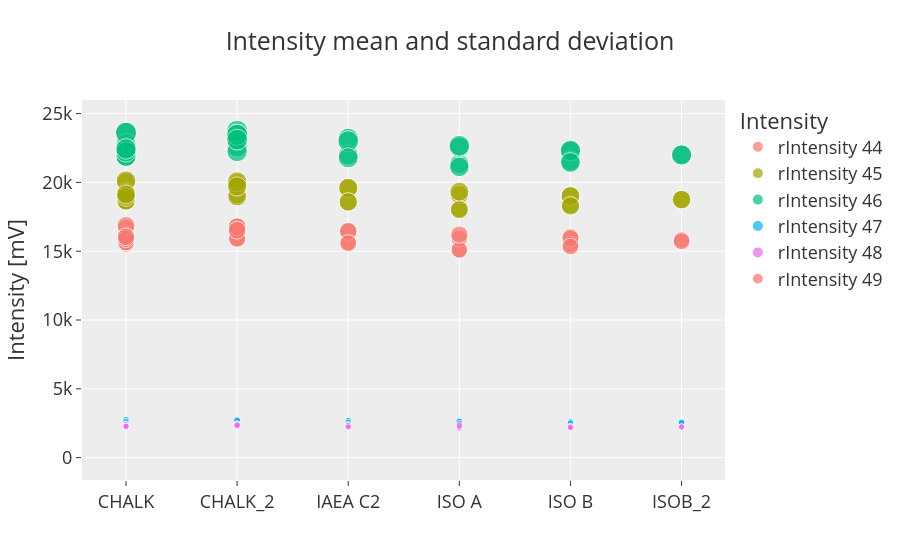

Source (notebook cell):
### Code cell
# Get the list of intensity columns
intensity_cols = [col for col in group_data.columns if col.startswith("rIntensity")]

# Empty dataframe to store results
intensity_stats = pd.DataFrame(columns=["Identifier", "Is Ref", "Datetime", "Intensity", "Mean", "Std_Dev"])

# Iterate through intensity columns
for intensity_column in intensity_cols:
    # Lists to store linearity values for each identifier
    linearity_values = []

    # Iterate through the rows of the DataFrame
    for identifier, is_ref, time_code, values in zip(group_data['Identifier 1'], group_data['Is Ref _'], group_data["Time Code"], group_data[intensity_column]):
        # Calculate mean and standard deviation for values per identifier
        mean_intensity = np.mean(values)
        std_dev_intensity = np.std(values)

        # Use Reference and Sample for Is Ref values in the dictionary
        is_ref_labels = {0: "Sample", 1: "Reference"}
        is_ref = is_ref_labels[is_ref]

        # Append the results directly to the DataFrame
        intensity_stats = pd.concat([intensity_stats, pd.DataFrame({
            "Identifier": [identifier],
            "Is Ref": [is_ref],
            "Datetime": [time_code],
            "Intensity": [intensity_column],
            "Mean": [mean_intensity],
            "Std_Dev": [std_dev_intensity]
        })], ignore_index=True)

# Plot mean and standard deviation per intensity column
fig = px.scatter(intensity_stats, x="Identifier", y="Mean", color="Intensity",
                 size="Std_Dev", hover_data=["Is Ref", "Datetime", "Std_Dev"],
                 title="Intensity mean and standard deviation",
                 size_max=15
                 )

# Update layout
fig.update_layout(
    xaxis_title="",
    yaxis_title="Intensity [mV]",
    legend_title="Intensity",
    showlegend=True
)

# Update hovertemplate
fig.update_traces(
    hovertemplate=(
        "<b></b>%{x}<br>" +
        "<b>Type</b>: %{customdata[0]}<br>" +
        "<b>Mean</b>: %{y:.2f}<br>" +
        "<b>Std</b>: %{customdata[2]:.2f}<br>" +
        "<b>Datetime</b>: %{customdata[1]}<br>"
    )
)

# Show the plot
fig.show()

### Figure 1 — Plotly figure (JSON) as saved in the notebook; plotly's stock layout.template omitted (floating-point values rounded to 4 significant figures)
{"data": [{"customdata": [["Sample", "2023-10-29T15:15:15", 1900.0], ["Sample", "2023-10-29T16:36:24", 1946.0], ["Sample", "2023-10-29T21:21:41", 1889.0], ["Sample", "2023-10-29T22:01:37", 1957.0], ["Sample", "2023-10-30T02:42:00", 2064.0], ["Sample", "2023-10-30T06:06:52", 1923.0], ["Sample", "2023-10-30T06:48:01", 1972.0], ["Reference", "2023-10-29T15:15:15", 1968.0], ["Reference", "2023-10-29T16:36:24", 2029.0], ["Reference", "2023-10-29T21:21:41", 1971.0], ["Reference", "2023-10-29T22:01:37", 2054.0], ["Reference", "2023-10-30T02:42:00", 2193.0], ["Reference", "2023-10-30T06:06:52", 2015.0], ["Reference", "2023-10-30T06:48:01", 2041.0], ["Sample", "2023-10-29T13:56:57", 1971.0], ["Sample", "2023-10-29T20:42:52", 2104.0], ["Sample", "2023-10-30T04:10:35", 2045.0], ["Reference", "2023-10-29T13:56:57", 2033.0], ["Reference", "2023-10-29T20:42:52", 2178.0], ["Reference", "2023-10-30T04:10:35", 2130.0], ["Sample", "2023-10-29T17:16:26", 2039.0], ["Sample", "2023-10-30T05:26:26", 1897.0], ["Reference", "2023-10-29T17:16:26", 2113.0], ["Reference", "2023-10-30T05:26:26", 1956.0], ["Sample", "2023-10-29T15:54:34", 1807.0], ["Sample", "2023-10-30T03:20:02", 1943.0], ["Reference", "2023-10-29T15:54:34", 1877.0], ["Reference", "2023-10-30T03:20:02", 2072.0], ["Sample", "2023-10-29T22:41:47", 1953.0], ["Sample", "2023-10-30T04:47:40", 1878.0], ["Reference", "2023-10-29T22:41:47", 2026.0], ["Reference", "2023-10-30T04:47:40", 1917.0], ["Sample", "2023-10-29T14:35:28", 1938.0], ["Reference", "2023-10-29T14:35:28", 1988.0]], "hovertemplate": "<b></b>%{x}<br><b>Type</b>: %{customdata[0]}<br><b>Mean</b>: %{y:.2f}<br><b>Std</b>: %{customdata[2]:.2f}<br><b>Datetime</b>: %{customdata[1]}<br>", "legendgroup": "rIntensity 44", "marker": {"color": "#F8766D", "size": [1900.0, 1946.0, 1889.0, 1957.0, 2064.0, 1923.0, 1972.0, 1968.0, 2029.0, 1971.0, 2054.0, 2193.0, 2015.0, 2041.0, 1971.0, 2104.0, 2045.0, 2033.0, 2178.0, 2130.0, 2039.0, 1897.0, 2113.0, 1956.0, 1807.0, 1943.0, 1877.0, 2072.0, 1953.0, 1878.0, 2026.0, 1917.0, 1938.0, 1988.0], "sizemode": "area", "sizeref": 13.62, "symbol": "circle"}, "mode": "markers", "name": "rIntensity 44", "orientation": "v", "showlegend": true, "type": "scatter", "x": ["CHALK", "CHALK", "CHALK", "CHALK", "CHALK", "CHALK", "CHALK", "CHALK", "CHALK", "CHALK", "CHALK", "CHALK", "CHALK", "CHALK", "CHALK_2", "CHALK_2", "CHALK_2", "CHALK_2", "CHALK_2", "CHALK_2", "IAEA C2", "IAEA C2", "IAEA C2", "IAEA C2", "ISO A", "ISO A", "ISO A", "ISO A", "ISO B", "ISO B", "ISO B", "ISO B", "ISOB_2", "ISOB_2"], "xaxis": "x", "y": [15680.0, 15960.0, 15520.0, 15980.0, 16690.0, 15810.0, 16100.0, 15630.0, 15970.0, 15650.0, 16110.0, 16880.0, 15880.0, 16040.0, 15960.0, 16780.0, 16570.0, 15910.0, 16780.0, 16520.0, 16500.0, 15650.0, 16440.0, 15580.0, 15060.0, 15930.0, 15110.0, 16210.0, 16060.0, 15480.0, 15940.0, 15340.0, 15820.0, 15720.0], "yaxis": "y"}, {"customdata": [["Sample", "2023-10-29T15:15:15", 2276.0], ["Sample", "2023-10-29T16:36:24", 2332.0], ["Sample", "2023-10-29T21:21:41", 2264.0], ["Sample", "2023-10-29T22:01:37", 2345.0], ["Sample", "2023-10-30T02:42:00", 2473.0], ["Sample", "2023-10-30T06:06:52", 2305.0], ["Sample", "2023-10-30T06:48:01", 2363.0], ["Reference", "2023-10-29T15:15:15", 2345.0], ["Reference", "2023-10-29T16:36:24", 2418.0], ["Reference", "2023-10-29T21:21:41", 2350.0], ["Reference", "2023-10-29T22:01:37", 2449.0], ["Reference", "2023-10-30T02:42:00", 2614.0], ["Reference", "2023-10-30T06:06:52", 2402.0], ["Reference", "2023-10-30T06:48:01", 2433.0], ["Sample", "2023-10-29T13:56:57", 2361.0], ["Sample", "2023-10-29T20:42:52", 2521.0], ["Sample", "2023-10-30T04:10:35", 2450.0], ["Reference", "2023-10-29T13:56:57", 2423.0], ["Reference", "2023-10-29T20:42:52", 2596.0], ["Reference", "2023-10-30T04:10:35", 2538.0], ["Sample", "2023-10-29T17:16:26", 2421.0], ["Sample", "2023-10-30T05:26:26", 2251.0], ["Reference", "2023-10-29T17:16:26", 2519.0], ["Reference", "2023-10-30T05:26:26", 2331.0], ["Sample", "2023-10-29T15:54:34", 2166.0], ["Sample", "2023-10-30T03:20:02", 2329.0], ["Reference", "2023-10-29T15:54:34", 2237.0], ["Reference", "2023-10-30T03:20:02", 2469.0], ["Sample", "2023-10-29T22:41:47", 2313.0], ["Sample", "2023-10-30T04:47:40", 2224.0], ["Reference", "2023-10-29T22:41:47", 2415.0], ["Reference", "2023-10-30T04:47:40", 2285.0], ["Sample", "2023-10-29T14:35:28", 2295.0], ["Reference", "2023-10-29T14:35:28", 2369.0]], "hovertemplate": "<b></b>%{x}<br><b>Type</b>: %{customdata[0]}<br><b>Mean</b>: %{y:.2f}<br><b>Std</b>: %{customdata[2]:.2f}<br><b>Datetime</b>: %{customdata[1]}<br>", "legendgroup": "rIntensity 45", "marker": {"color": "#A3A500", "size": [2276.0, 2332.0, 2264.0, 2345.0, 2473.0, 2305.0, 2363.0, 2345.0, 2418.0, 2350.0, 2449.0, 2614.0, 2402.0, 2433.0, 2361.0, 2521.0, 2450.0, 2423.0, 2596.0, 2538.0, 2421.0, 2251.0, 2519.0, 2331.0, 2166.0, 2329.0, 2237.0, 2469.0, 2313.0, 2224.0, 2415.0, 2285.0, 2295.0, 2369.0], "sizemode": "area", "sizeref": 13.62, "symbol": "circle"}, "mode": "markers", "name": "rIntensity 45", "orientation": "v", "showlegend": true, "type": "scatter", "x": ["CHALK", "CHALK", "CHALK", "CHALK", "CHALK", "CHALK", "CHALK", "CHALK", "CHALK", "CHALK", "CHALK", "CHALK", "CHALK", "CHALK", "CHALK_2", "CHALK_2", "CHALK_2", "CHALK_2", "CHALK_2", "CHALK_2", "IAEA C2", "IAEA C2", "IAEA C2", "IAEA C2", "ISO A", "ISO A", "ISO A", "ISO A", "ISO B", "ISO B", "ISO B", "ISO B", "ISOB_2", "ISOB_2"], "xaxis": "x", "y": [18800.0, 19130.0, 18610.0, 19160.0, 20010.0, 18950.0, 19310.0, 18640.0, 19040.0, 18670.0, 19210.0, 20130.0, 18940.0, 19130.0, 19130.0, 20120.0, 19870.0, 18970.0, 20010.0, 19710.0, 19590.0, 18580.0, 19610.0, 18580.0, 18070.0, 19100.0, 18020.0, 19330.0, 19030.0, 18350.0, 19020.0, 18290.0, 18750.0, 18750.0], "yaxis": "y"}, {"customdata": [["Sample", "2023-10-29T15:15:15", 2688.0], ["Sample", "2023-10-29T16:36:24", 2753.0], ["Sample", "2023-10-29T21:21:41", 2673.0], ["Sample", "2023-10-29T22:01:37", 2769.0], ["Sample", "2023-10-30T02:42:00", 2921.0], ["Sample", "2023-10-30T06:06:52", 2721.0], ["Sample", "2023-10-30T06:48:01", 2790.0], ["Reference", "2023-10-29T15:15:15", 2750.0], ["Reference", "2023-10-29T16:36:24", 2835.0], ["Reference", "2023-10-29T21:21:41", 2755.0], ["Reference", "2023-10-29T22:01:37", 2871.0], ["Reference", "2023-10-30T02:42:00", 3065.0], ["Reference", "2023-10-30T06:06:52", 2816.0], ["Reference", "2023-10-30T06:48:01", 2853.0], ["Sample", "2023-10-29T13:56:57", 2787.0], ["Sample", "2023-10-29T20:42:52", 2977.0], ["Sample", "2023-10-30T04:10:35", 2893.0], ["Reference", "2023-10-29T13:56:57", 2840.0], ["Reference", "2023-10-29T20:42:52", 3044.0], ["Reference", "2023-10-30T04:10:35", 2976.0], ["Sample", "2023-10-29T17:16:26", 2865.0], ["Sample", "2023-10-30T05:26:26", 2664.0], ["Reference", "2023-10-29T17:16:26", 2953.0], ["Reference", "2023-10-30T05:26:26", 2733.0], ["Sample", "2023-10-29T15:54:34", 2555.0], ["Sample", "2023-10-30T03:20:02", 2748.0], ["Reference", "2023-10-29T15:54:34", 2623.0], ["Reference", "2023-10-30T03:20:02", 2895.0], ["Sample", "2023-10-29T22:41:47", 2717.0], ["Sample", "2023-10-30T04:47:40", 2612.0], ["Reference", "2023-10-29T22:41:47", 2831.0], ["Reference", "2023-10-30T04:47:40", 2679.0], ["Sample", "2023-10-29T14:35:28", 2695.0], ["Reference", "2023-10-29T14:35:28", 2777.0]], "hovertemplate": "<b></b>%{x}<br><b>Type</b>: %{customdata[0]}<br><b>Mean</b>: %{y:.2f}<br><b>Std</b>: %{customdata[2]:.2f}<br><b>Datetime</b>: %{customdata[1]}<br>", "legendgroup": "rIntensity 46", "marker": {"color": "#00BF7D", "size": [2688.0, 2753.0, 2673.0, 2769.0, 2921.0, 2721.0, 2790.0, 2750.0, 2835.0, 2755.0, 2871.0, 3065.0, 2816.0, 2853.0, 2787.0, 2977.0, 2893.0, 2840.0, 3044.0, 2976.0, 2865.0, 2664.0, 2953.0, 2733.0, 2555.0, 2748.0, 2623.0, 2895.0, 2717.0, 2612.0, 2831.0, 2679.0, 2695.0, 2777.0], "sizemode": "area", "sizeref": 13.62, "symbol": "circle"}, "mode": "markers", "name": "rIntensity 46", "orientation": "v", "showlegend": true, "type": "scatter", "x": ["CHALK", "CHALK", "CHALK", "CHALK", "CHALK", "CHALK", "CHALK", "CHALK", "CHALK", "CHALK", "CHALK", "CHALK", "CHALK", "CHALK", "CHALK_2", "CHALK_2", "CHALK_2", "CHALK_2", "CHALK_2", "CHALK_2", "IAEA C2", "IAEA C2", "IAEA C2", "IAEA C2", "ISO A", "ISO A", "ISO A", "ISO A", "ISO B", "ISO B", "ISO B", "ISO B", "ISOB_2", "ISOB_2"], "xaxis": "x", "y": [22200.0, 22600.0, 21980.0, 22640.0, 23640.0, 22390.0, 22810.0, 21860.0, 22330.0, 21890.0, 22530.0, 23600.0, 22210.0, 22430.0, 22590.0, 23760.0, 23470.0, 22250.0, 23470.0, 23110.0, 23190.0, 22000.0, 22990.0, 21790.0, 21330.0, 22550.0, 21130.0, 22670.0, 22360.0, 21560.0, 22300.0, 21450.0, 22030.0, 21990.0], "yaxis": "y"}, {"customdata": [["Sample", "2023-10-29T15:15:15", 313.1], ["Sample", "2023-10-29T16:36:24", 320.7], ["Sample", "2023-10-29T21:21:41", 311.4], ["Sample", "2023-10-29T22:01:37", 322.5], ["Sample", "2023-10-30T02:42:00", 340.3], ["Sample", "2023-10-30T06:06:52", 317.0], ["Sample", "2023-10-30T06:48:01", 325.0], ["Reference", "2023-10-29T15:15:15", 318.7], ["Reference", "2023-10-29T16:36:24", 328.6], ["Reference", "2023-10-29T21:21:41", 319.3], ["Reference", "2023-10-29T22:01:37", 332.8], ["Reference", "2023-10-30T02:42:00", 355.3], ["Reference", "2023-10-30T06:06:52", 326.4], ["Reference", "2023-10-30T06:48:01", 330.6], ["Sample", "2023-10-29T13:56:57", 324.7], ["Sample", "2023-10-29T20:42:52", 346.7], ["Sample", "2023-10-30T04:10:35", 337.1], ["Reference", "2023-10-29T13:56:57", 329.2], ["Reference", "2023-10-29T20:42:52", 352.8], ["Reference", "2023-10-30T04:10:35", 344.9], ["Sample", "2023-10-29T17:16:26", 330.5], ["Sample", "2023-10-30T05:26:26", 307.3], ["Reference", "2023-10-29T17:16:26", 342.2], ["Reference", "2023-10-30T05:26:26", 316.7], ["Sample", "2023-10-29T15:54:34", 297.5], ["Sample", "2023-10-30T03:20:02", 320.1], ["Reference", "2023-10-29T15:54:34", 303.9], ["Reference", "2023-10-30T03:20:02", 335.5], ["Sample", "2023-10-29T22:41:47", 312.6], ["Sample", "2023-10-30T04:47:40", 300.6], ["Reference", "2023-10-29T22:41:47", 328.1], ["Reference", "2023-10-30T04:47:40", 310.4], ["Sample", "2023-10-29T14:35:28", 310.2], ["Reference", "2023-10-29T14:35:28", 321.9]], "hovertemplate": "<b></b>%{x}<br><b>Type</b>: %{customdata[0]}<br><b>Mean</b>: %{y:.2f}<br><b>Std</b>: %{customdata[2]:.2f}<br><b>Datetime</b>: %{customdata[1]}<br>", "legendgroup": "rIntensity 47", "marker": {"color": "#00B0F6", "size": [313.1, 320.7, 311.4, 322.5, 340.3, 317.0, 325.0, 318.7, 328.6, 319.3, 332.8, 355.3, 326.4, 330.6, 324.7, 346.7, 337.1, 329.2, 352.8, 344.9, 330.5, 307.3, 342.2, 316.7, 297.5, 320.1, 303.9, 335.5, 312.6, 300.6, 328.1, 310.4, 310.2, 321.9], "sizemode": "area", "sizeref": 13.62, "symbol": "circle"}, "mode": "markers", "name": "rIntensity 47", "orientation": "v", "showlegend": true, "type": "scatter", "x": ["CHALK", "CHALK", "CHALK", "CHALK", "CHALK", "CHALK", "CHALK", "CHALK", "CHALK", "CHALK", "CHALK", "CHALK", "CHALK", "CHALK", "CHALK_2", "CHALK_2", "CHALK_2", "CHALK_2", "CHALK_2", "CHALK_2", "IAEA C2", "IAEA C2", "IAEA C2", "IAEA C2", "ISO A", "ISO A", "ISO A", "ISO A", "ISO B", "ISO B", "ISO B", "ISO B", "ISOB_2", "ISOB_2"], "xaxis": "x", "y": [2588.0, 2634.0, 2562.0, 2638.0, 2755.0, 2610.0, 2658.0, 2535.0, 2590.0, 2539.0, 2612.0, 2737.0, 2576.0, 2601.0, 2633.0, 2769.0, 2735.0, 2580.0, 2721.0, 2680.0, 2677.0, 2539.0, 2666.0, 2527.0, 2486.0, 2628.0, 2450.0, 2629.0, 2574.0, 2482.0, 2586.0, 2487.0, 2536.0, 2550.0], "yaxis": "y"}, {"customdata": [["Sample", "2023-10-29T15:15:15", 274.8], ["Sample", "2023-10-29T16:36:24", 282.0], ["Sample", "2023-10-29T21:21:41", 274.0], ["Sample", "2023-10-29T22:01:37", 283.4], ["Sample", "2023-10-30T02:42:00", 299.8], ["Sample", "2023-10-30T06:06:52", 279.5], ["Sample", "2023-10-30T06:48:01", 287.2], ["Reference", "2023-10-29T15:15:15", 277.0], ["Reference", "2023-10-29T16:36:24", 285.9], ["Reference", "2023-10-29T21:21:41", 277.9], ["Reference", "2023-10-29T22:01:37", 289.7], ["Reference", "2023-10-30T02:42:00", 309.8], ["Reference", "2023-10-30T06:06:52", 284.4], ["Reference", "2023-10-30T06:48:01", 288.3], ["Sample", "2023-10-29T13:56:57", 284.4], ["Sample", "2023-10-29T20:42:52", 304.4], ["Sample", "2023-10-30T04:10:35", 296.8], ["Reference", "2023-10-29T13:56:57", 286.1], ["Reference", "2023-10-29T20:42:52", 307.2], ["Reference", "2023-10-30T04:10:35", 300.9], ["Sample", "2023-10-29T17:16:26", 296.1], ["Sample", "2023-10-30T05:26:26", 280.4], ["Reference", "2023-10-29T17:16:26", 298.7], ["Reference", "2023-10-30T05:26:26", 277.5], ["Sample", "2023-10-29T15:54:34", 268.3], ["Sample", "2023-10-30T03:20:02", 304.9], ["Reference", "2023-10-29T15:54:34", 264.9], ["Reference", "2023-10-30T03:20:02", 297.2], ["Sample", "2023-10-29T22:41:47", 273.4], ["Sample", "2023-10-30T04:47:40", 262.7], ["Reference", "2023-10-29T22:41:47", 285.6], ["Reference", "2023-10-30T04:47:40", 270.0], ["Sample", "2023-10-29T14:35:28", 270.5], ["Reference", "2023-10-29T14:35:28", 279.7]], "hovertemplate": "<b></b>%{x}<br><b>Type</b>: %{customdata[0]}<br><b>Mean</b>: %{y:.2f}<br><b>Std</b>: %{customdata[2]:.2f}<br><b>Datetime</b>: %{customdata[1]}<br>", "legendgroup": "rIntensity 48", "marker": {"color": "#E76BF3", "size": [274.8, 282.0, 274.0, 283.4, 299.8, 279.5, 287.2, 277.0, 285.9, 277.9, 289.7, 309.8, 284.4, 288.3, 284.4, 304.4, 296.8, 286.1, 307.2, 300.9, 296.1, 280.4, 298.7, 277.5, 268.3, 304.9, 264.9, 297.2, 273.4, 262.7, 285.6, 270.0, 270.5, 279.7], "sizemode": "area", "sizeref": 13.62, "symbol": "circle"}, "mode": "markers", "name": "rIntensity 48", "orientation": "v", "showlegend": true, "type": "scatter", "x": ["CHALK", "CHALK", "CHALK", "CHALK", "CHALK", "CHALK", "CHALK", "CHALK", "CHALK", "CHALK", "CHALK", "CHALK", "CHALK", "CHALK", "CHALK_2", "CHALK_2", "CHALK_2", "CHALK_2", "CHALK_2", "CHALK_2", "IAEA C2", "IAEA C2", "IAEA C2", "IAEA C2", "ISO A", "ISO A", "ISO A", "ISO A", "ISO B", "ISO B", "ISO B", "ISO B", "ISOB_2", "ISOB_2"], "xaxis": "x", "y": [2283.0, 2327.0, 2264.0, 2329.0, 2434.0, 2310.0, 2355.0, 2218.0, 2267.0, 2222.0, 2286.0, 2396.0, 2258.0, 2280.0, 2317.0, 2441.0, 2420.0, 2253.0, 2380.0, 2347.0, 2392.0, 2301.0, 2336.0, 2219.0, 2227.0, 2460.0, 2147.0, 2315.0, 2260.0, 2182.0, 2264.0, 2180.0, 2223.0, 2230.0], "yaxis": "y"}, {"customdata": [["Sample", "2023-10-29T15:15:15", 3.738], ["Sample", "2023-10-29T16:36:24", 3.821], ["Sample", "2023-10-29T21:21:41", 3.834], ["Sample", "2023-10-29T22:01:37", 3.663], ["Sample", "2023-10-30T02:42:00", 4.045], ["Sample", "2023-10-30T06:06:52", 3.64], ["Sample", "2023-10-30T06:48:01", 3.681], ["Reference", "2023-10-29T15:15:15", 4.793], ["Reference", "2023-10-29T16:36:24", 4.759], ["Reference", "2023-10-29T21:21:41", 4.637], ["Reference", "2023-10-29T22:01:37", 4.725], ["Reference", "2023-10-30T02:42:00", 4.32], ["Reference", "2023-10-30T06:06:52", 4.455], ["Reference", "2023-10-30T06:48:01", 4.619], ["Sample", "2023-10-29T13:56:57", 2.725], ["Sample", "2023-10-29T20:42:52", 3.401], ["Sample", "2023-10-30T04:10:35", 3.273], ["Reference", "2023-10-29T13:56:57", 4.295], ["Reference", "2023-10-29T20:42:52", 4.676], ["Reference", "2023-10-30T04:10:35", 4.591], ["Sample", "2023-10-29T17:16:26", 3.916], ["Sample", "2023-10-30T05:26:26", 3.594], ["Reference", "2023-10-29T17:16:26", 4.718], ["Reference", "2023-10-30T05:26:26", 4.379], ["Sample", "2023-10-29T15:54:34", 3.744], ["Sample", "2023-10-30T03:20:02", 3.739], ["Reference", "2023-10-29T15:54:34", 4.547], ["Reference", "2023-10-30T03:20:02", 4.172], ["Sample", "2023-10-29T22:41:47", 3.816], ["Sample", "2023-10-30T04:47:40", 4.027], ["Reference", "2023-10-29T22:41:47", 4.636], ["Reference", "2023-10-30T04:47:40", 4.484], ["Sample", "2023-10-29T14:35:28", 4.01], ["Reference", "2023-10-29T14:35:28", 4.733]], "hovertemplate": "<b></b>%{x}<br><b>Type</b>: %{customdata[0]}<br><b>Mean</b>: %{y:.2f}<br><b>Std</b>: %{customdata[2]:.2f}<br><b>Datetime</b>: %{customdata[1]}<br>", "legendgroup": "rIntensity 49", "marker": {"color": "#F8766D", "size": [3.738, 3.821, 3.834, 3.663, 4.045, 3.64, 3.681, 4.793, 4.759, 4.637, 4.725, 4.32, 4.455, 4.619, 2.725, 3.401, 3.273, 4.295, 4.676, 4.591, 3.916, 3.594, 4.718, 4.379, 3.744, 3.739, 4.547, 4.172, 3.816, 4.027, 4.636, 4.484, 4.01, 4.733], "sizemode": "area", "sizeref": 13.62, "symbol": "circle"}, "mode": "markers", "name": "rIntensity 49", "orientation": "v", "showlegend": true, "type": "scatter", "x": ["CHALK", "CHALK", "CHALK", "CHALK", "CHALK", "CHALK", "CHALK", "CHALK", "CHALK", "CHALK", "CHALK", "CHALK", "CHALK", "CHALK", "CHALK_2", "CHALK_2", "CHALK_2", "CHALK_2", "CHALK_2", "CHALK_2", "IAEA C2", "IAEA C2", "IAEA C2", "IAEA C2", "ISO A", "ISO A", "ISO A", "ISO A", "ISO B", "ISO B", "ISO B", "ISO B", "ISOB_2", "ISOB_2"], "xaxis": "x", "y": [-21.41, -22.29, -21.56, -21.55, -24.89, -21.08, -21.6, -22.08, -23.23, -22.37, -22.57, -26.18, -22.01, -22.12, -23.03, -25.72, -24.79, -25.1, -26.92, -25.98, -24.04, -21.0, -24.51, -21.43, -19.76, -22.19, -21.02, -25.09, -22.71, -23.02, -21.99, -21.66, -24.36, -23.24], "yaxis": "y"}], "layout": {"legend": {"itemsizing": "constant", "title": {"text": "Intensity"}, "tracegroupgap": 0}, "showlegend": true, "title": {"text": "Intensity mean and standard deviation"}, "xaxis": {"anchor": "y", "domain": [0, 1], "title": {"text": ""}}, "yaxis": {"anchor": "x", "domain": [0, 1], "title": {"text": "Intensity [mV]"}}}}
